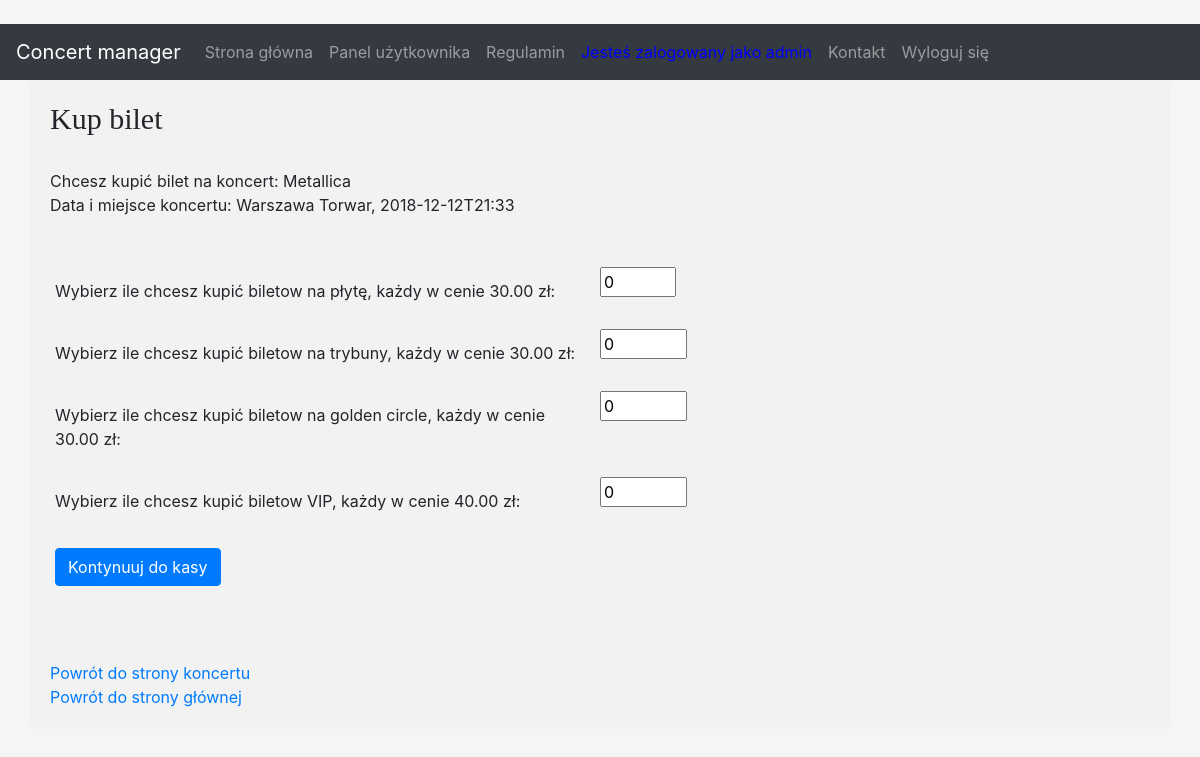
The page /buy_ticket?id=1 (signed in) on the database its author committed.
### models.py (models this page shows, shortened)
class User(db.Model):
    __tablename__ = 'user'
    id = Column(Integer, autoincrement=True, primary_key=True)
    username = Column(String(20), unique=True)
    active = Column(Boolean, default=True)
    email = Column(String(30), unique=True)
    hashed_password = Column(String(20))
    usertype = Column(String(15), default="organizer")
    about = Column(String(200), default="")
    admin = Column(Boolean, default=False)
    is_anonymous = False
    is_authenticated = True
    posts = db.relationship('Ticket', backref='buyer', lazy='dynamic')

class Concert(db.Model):
    __tablename__ = 'concert'
    id = Column(Integer, autoincrement=True, primary_key=True)
    band = db.Column(String(30))
    name = db.Column(db.String(100))
    opis = db.Column(String(200), default="")
    gatunek = db.Column(String(20))
    price_plyta_ticket = db.Column(db.Float)
    price_trybuny_ticket = db.Column(db.Float)
    price_gc_ticket = db.Column(db.Float)
    price_vip_ticket = db.Column(db.Float)
    nr_plyta_ticket = db.Column(Integer)
    nr_trybuny_ticket = db.Column(Integer)
    nr_gc_ticket = db.Column(Integer)
    nr_vip_ticket = db.Column(Integer)
    data = db.Column(db.String(20))
    venue = db.Column(String(30))

### views.py (the view)
@app.route('/buy_ticket', methods=['GET','POST'])
@login_required
def buy_ticket():
    show_id = request.args.get('id')
    koncert = Concert.query.get(show_id)
    bilet = Ticket.query.filter_by(show_id=show_id).all()
    plyta, trybuny, gc, vip = 0,0,0,0
    for i in bilet:
        plyta += i.nr_plyta_ticket
        trybuny += i.nr_trybuny_ticket
        gc += i.nr_gc_ticket
        vip += i.nr_vip_ticket
    plyta2 = koncert.nr_plyta_ticket - plyta
    trybuny2 = koncert.nr_trybuny_ticket - trybuny
    gc2 = koncert.nr_gc_ticket - gc
    vip2 = koncert.nr_vip_ticket - vip
    return render_template("buy_ticket.html", koncert = koncert, show_id = show_id, bilet = bilet, plyta2= plyta2,
                           trybuny2 = trybuny2, gc2 = gc2, vip2 = vip2)

### views.py (called while the page is built)
@loginManager.user_loader
def load_user(user_id):
    loaded_user = User.query.filter_by(id=user_id).first()
    if type(loaded_user) is str:
        return None
    else:
        return loaded_user

### templates/buy_ticket.html (shortened to what this page needs)
﻿{% extends "_base.html" %}
{% set page_id = 'buy_ticket' %}
{% block content %}
  <div class="row">
    <div class="col-12">
      <h3 style="font-size:30px;font-family:verdana;">Kup bilet</h3>
<br>
Chcesz kupić bilet na koncert: {{koncert.band}}<br>
Data i miejsce koncertu: {{koncert.venue}}, {{koncert.data}}
<br>
<br>
    </div>
  </div>
<div class="container">
  <form action="/buy_ticket/confirm?id={{show_id}}" method="POST">
    <div class="row">
      <div class="col-50">
        <label for="name">Wybierz ile chcesz kupić biletow na płytę,
             każdy w cenie {{ "%.2f"|format(koncert.price_plyta_ticket) }} zł:</label>
      </div>
      <div class="col-50">
        <input type="number" id="name" name="l_plyta" min="0" max="{{plyta2}}" step="1" value="0" required>
      </div>
    </div>
    <div class="row">
      <div class="col-50">
        <label for="name">Wybierz ile chcesz kupić biletow na trybuny,
            każdy w cenie {{ "%.2f"|format(koncert.price_trybuny_ticket) }} zł:</label>
      </div>
      <div class="col-50">
        <input type="number" id="name" name="l_trybuny" min="0" max="{{trybuny2}}" step="1" value="0" required>
      </div>
    </div>
          <div class="row">
      <div class="col-50">
        <label for="name">Wybierz ile chcesz kupić biletow na golden circle,
            każdy w cenie {{ "%.2f"|format(koncert.price_gc_ticket) }} zł:</label>
      </div>
      <div class="col-50">
        <input type="number" id="name" name="l_gc" min="0" max="{{gc2}}" step="1" value="0" required>
      </div>
    </div>
          <div class="row">
      <div class="col-50">
        <label for="name">Wybierz ile chcesz kupić biletow VIP,
          każdy w cenie {{ "%.2f"|format(koncert.price_vip_ticket) }} zł:</label>
      </div>
      <div class="col-50">
        <input type="number" id="name" name="l_vip" min="0" max="{{vip2}}" step="1" value="0" required>
      </div>
              <div class="row">
         <button onclick="location.href='/buy_ticket/confirm?id={{show_id}}'" type="submit" style="margin: 15px" class="btn btn-primary">
     Kontynuuj do kasy</button>
    </div>
            </div>
         </form>
    </div>
<br>
    <a href="/show/{{show_id}}">Powrót do strony koncertu</a> <br>
    <a href="/">Powrót do strony głównej</a>
{% endblock %}

### templates/_base.html (shortened to what this page needs)
﻿<!doctype html>
<html lang=en>
<head>
  <link rel="stylesheet" href="https://maxcdn.bootstrapcdn.com/bootstrap/4.0.0/css/bootstrap.min.css"
>
</head>
<body style="background-color:whitesmoke;">
  <nav class="navbar navbar-expand-md navbar-dark bg-dark">
    <a class="navbar-brand" href="/">Concert manager</a>
   <div class="collapse navbar-collapse">
      <ul class="navbar-nav mr-auto">
<li class="nav-item{% if page_id == 'info' %} active{% endif %}">
          <a class="nav-link" href="{{ url_for('info') }}">Strona główna</a>
        </li>
      {% if current_user.is_authenticated %}
          <li class="nav-item{% if page_id == 'dashboard' %} active{% endif %}">
          <a class="nav-link" href="/dashboard">Panel użytkownika</a>
        </li>
          <li class="nav-item{% if page_id == 'regulamin' %} active{% endif %}">
          <a class="nav-link" href="/regulamin">Regulamin</a>
        </li>
          <li class="nav-item{% if page_id == 'dashboard' %} active{% endif %}">
              <a class="nav-link" href="#" style="color:#0000FF">Jesteś zalogowany jako {{current_user.username}}</a>
              </li>
          <li class="nav-item{% if page_id == 'logout' %} active{% endif %}">
          <a class="nav-link"  href="/contact">Kontakt</a>
        </li>
        <li class="nav-item{% if page_id == 'logout' %} active{% endif %}">
          <a class="nav-link"  href="/logout">Wyloguj się</a>
        </li>
      {% endif %}
     </ul>
    </div>
  </nav>
  <div class="container">
    <div class="row">
      <div class="col-12">
      </div>
    </div>
    {% block content %}{% endblock %}
  </div>
</body>
</html>

### templates/buy_ticket.html (style rules this page uses)
* { box-sizing: border-box; }
label { padding: 12px 12px 12px 0; display: inline-block; }
.container { border-radius: 5px; background-color: #f2f2f2; padding: 20px; }
.col-50 { float: left; width: 50%; margin-top: 6px; }
.row:after { content: ""; display: table; clear: both; }

### rows shown on the page
User: username "admin"
Concert: band "Metallica", venue "Warszawa Torwar", data "2018-12-12T21:33", price_plyta_ticket "30.00", price_trybuny_ticket "30.00", price_gc_ticket "30.00", price_vip_ticket "40.00"
